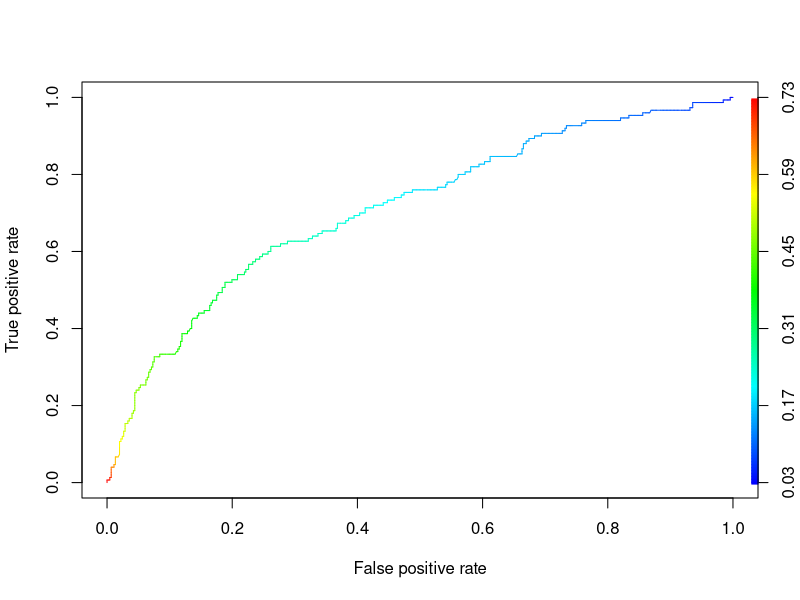

The R source for this figure:
#Affairs <- read.csv('E:/data sci/excelr/Assignments/Logistic Regresssion/affairs.csv',header = T)
install.packages('AER')
library('AER')
library(plyr)

affairs <- data("Affairs")
View(Affairs)

affairs1 <- Affairs
summary(affairs1)

table(affairs1$affairs)

affairs1$ynaffairs[affairs1$affairs > 0] <- 1
affairs1$ynaffairs[affairs1$affairs == 0] <- 0
affairs1$gender <- as.factor(revalue(Affairs$gender,c("male"=1, "female"=0)))
affairs1$children <- as.factor(revalue(Affairs$children,c("yes"=1, "no"=0)))
# sum(is.na(claimants))
# claimants <- na.omit(claimants) # Omitting NA values from the Data 
# na.omit => will omit the rows which has atleast 1 NA value
View(affairs1)

colnames(affairs1)

class(affairs1)

attach(affairs1)


# GLM function use sigmoid curve to produce desirable results 
# The output of sigmoid function lies in between 0-1
model <- glm(ynaffairs ~ factor(gender) + age+ yearsmarried+ factor(children) + religiousness+
               education+occupation+rating, data = affairs1,family = "binomial")

# To calculate the odds ratio manually we going r going to take exp of coef(model)
exp(coef(model))

# Confusion matrix table 
prob <- predict(model,affairs1,type="response")
summary(model)

# We are going to use NULL and Residual Deviance to compare the between different models

# Confusion matrix and considering the threshold value as 0.5 
confusion<-table(prob>0.5,affairs1$ynaffairs)
confusion

# Model Accuracy 
Accuracy<-sum(diag(confusion)/sum(confusion))
Accuracy

# Creating empty vectors to store predicted classes based on threshold value
pred_values <- NULL
yes_no <- NULL

pred_values <- ifelse(prob>=0.5,1,0)
yes_no <- ifelse(prob>=0.5,"yes","no")

# Creating new column to store the above values
affairs1[,"prob"] <- prob
affairs1[,"pred_values"] <- pred_values
affairs1[,"yes_no"] <- yes_no

View(affairs1[,c(1,9:11)])

table(affairs1$ynaffairs,affairs1$pred_values)

library(ROCR)

rocrpred<-prediction(prob,affairs1$ynaffairs)
rocrperf<-performance(rocrpred,'tpr','fpr')

str(rocrperf)

plot(rocrperf,colorize=T,text.adj=c(-0.2,1.7))

rocr_cutoff <- data.frame(cut_off = rocrperf@alpha.values[[1]],fpr=rocrperf@x.values,tpr=rocrperf@y.values)
colnames(rocr_cutoff) <- c("cut_off","FPR","TPR")
View(rocr_cutoff)

library(dplyr)

rocr_cutoff$cut_off <- round(rocr_cutoff$cut_off,6)
# Sorting data frame with respect to tpr in decreasing order 
rocr_cutoff <- arrange(rocr_cutoff,desc(TPR))

View(rocr_cutoff)
